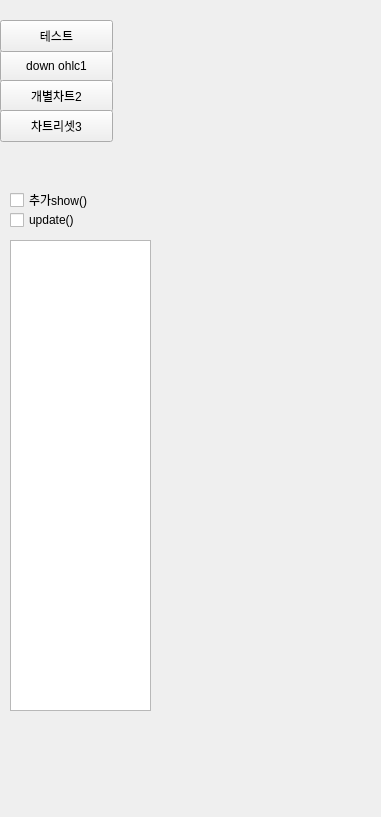
<?xml version="1.0" encoding="UTF-8"?>
<ui version="4.0">
 <class>Form</class>
 <widget class="QWidget" name="Form">
  <property name="geometry">
   <rect>
    <x>0</x>
    <y>0</y>
    <width>381</width>
    <height>817</height>
   </rect>
  </property>
  <property name="windowTitle">
   <string>Form</string>
  </property>
  <widget class="QWidget" name="horizontalLayoutWidget">
   <property name="geometry">
    <rect>
     <x>200</x>
     <y>-10</y>
     <width>161</width>
     <height>721</height>
    </rect>
   </property>
   <layout class="QHBoxLayout" name="horizontalLayout"/>
  </widget>
  <widget class="QPushButton" name="pushButton_1">
   <property name="geometry">
    <rect>
     <x>0</x>
     <y>50</y>
     <width>113</width>
     <height>32</height>
    </rect>
   </property>
   <property name="text">
    <string>down ohlc1</string>
   </property>
  </widget>
  <widget class="QListWidget" name="listWidget">
   <property name="geometry">
    <rect>
     <x>10</x>
     <y>240</y>
     <width>141</width>
     <height>471</height>
    </rect>
   </property>
  </widget>
  <widget class="QPushButton" name="pushButton_2">
   <property name="geometry">
    <rect>
     <x>0</x>
     <y>80</y>
     <width>113</width>
     <height>32</height>
    </rect>
   </property>
   <property name="text">
    <string>개별차트2</string>
   </property>
  </widget>
  <widget class="QPushButton" name="pushButton_3">
   <property name="geometry">
    <rect>
     <x>0</x>
     <y>110</y>
     <width>113</width>
     <height>32</height>
    </rect>
   </property>
   <property name="text">
    <string>차트리셋3</string>
   </property>
  </widget>
  <widget class="QPushButton" name="pushButton_0">
   <property name="geometry">
    <rect>
     <x>0</x>
     <y>20</y>
     <width>113</width>
     <height>32</height>
    </rect>
   </property>
   <property name="text">
    <string>테스트</string>
   </property>
  </widget>
  <widget class="QCheckBox" name="checkBox_1">
   <property name="geometry">
    <rect>
     <x>10</x>
     <y>190</y>
     <width>86</width>
     <height>20</height>
    </rect>
   </property>
   <property name="text">
    <string>추가show()</string>
   </property>
  </widget>
  <widget class="QCheckBox" name="checkBox_2">
   <property name="geometry">
    <rect>
     <x>10</x>
     <y>210</y>
     <width>86</width>
     <height>20</height>
    </rect>
   </property>
   <property name="text">
    <string>update()</string>
   </property>
  </widget>
 </widget>
 <resources/>
 <connections/>
</ui>
